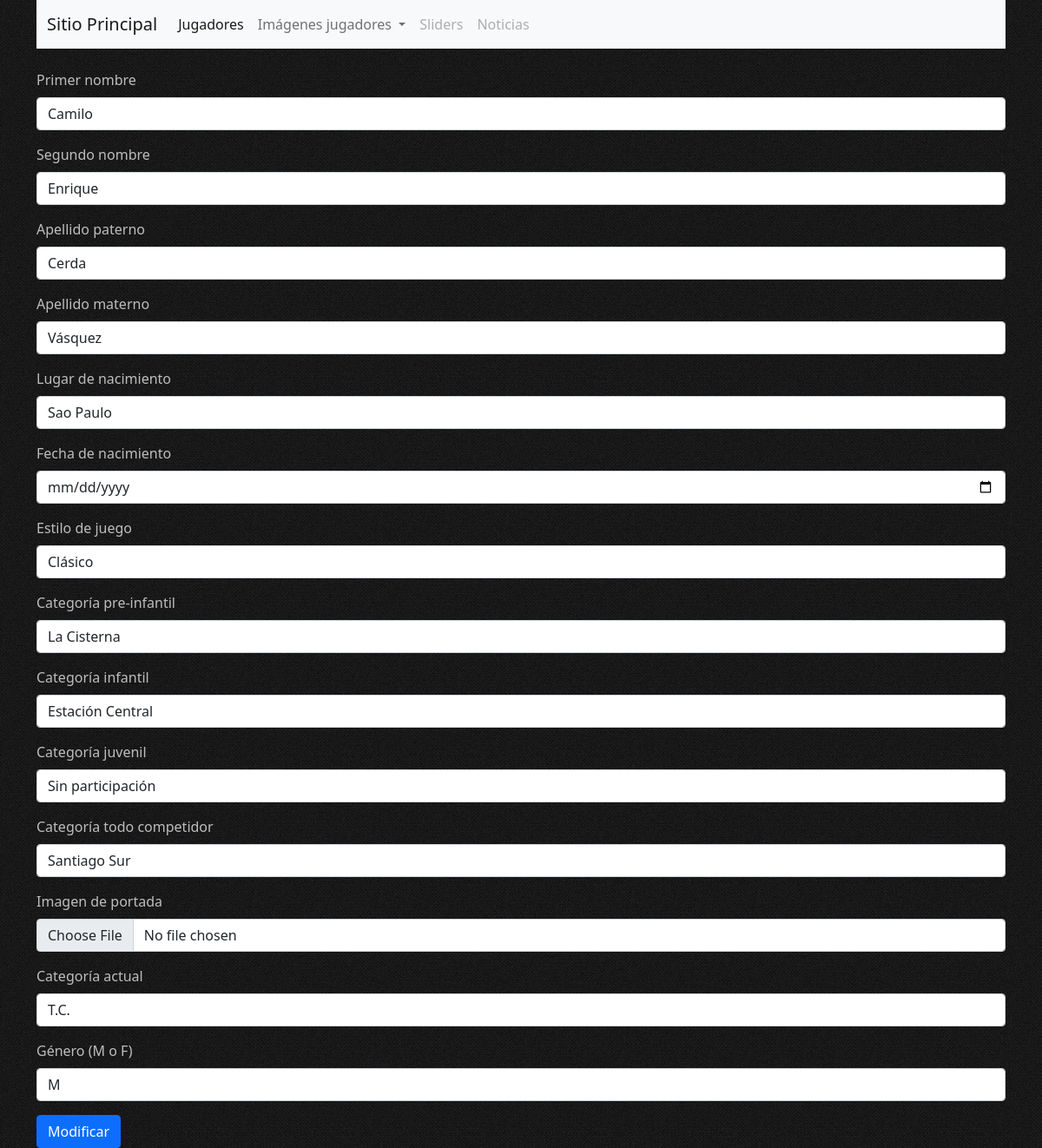
Screenshot of /administradorModif/1/ (signed in) with the database file from the repository.
### appCore/models.py (models this page shows, shortened)
class Jugador(models.Model):
    idJugador = models.AutoField(primary_key=True)
    pnombre= models.CharField(max_length=50, verbose_name='Primer nombre')
    snombre= models.CharField(blank=True, null=True, max_length=50, verbose_name='Segundo nombre')
    apaterno= models.CharField(max_length=50, verbose_name='Apellido paterno')
    amaterno= models.CharField(blank=True, null=True, max_length=50, verbose_name='Apellido materno')
    nacimiento= models.CharField(max_length=50, verbose_name='Lugar de nacimiento')
    fechaNacimiento = models.DateField(blank=True, null=True, verbose_name='Fecha de nacimiento')
    estilo = models.CharField(max_length=50, verbose_name='Estilo de juego')
    preInf = models.CharField(max_length=50, verbose_name='Preinfantil')
    inf = models.CharField(max_length=50, verbose_name='Infantil')
    juvenil = models.CharField(max_length=50, verbose_name='Juvenil')
    tc = models.CharField(max_length=50, verbose_name='Todo competidor')
    categoria = models.CharField(max_length=80, verbose_name='Categoria actual', blank=True, null=True)
    imagenPortada = models.ImageField(upload_to = 'home')
    genero = models.CharField(max_length=10, verbose_name='Genero')
    class Meta:
        verbose_name = 'jugador'
        verbose_name_plural = 'jugadores'

### appAdmin/views.py (the view, shortened to what this page needs)
# urls.py: path('administradorModif/<pk>/', administradorModif, name='administradorModif'),
@login_required
def administradorModif(request, pk):
    jugador = Jugador.objects.get(idJugador = pk)
    fecha_nacimiento = jugador.fechaNacimiento
    datos = {
        'form':JugadorForm(instance = jugador),
        'jugador':jugador,
        'mensaje':""
        }
    return render(request, 'appAdmin/administradorModif.html', datos)

### appCore/forms.py
class JugadorForm(ModelForm):
    class Meta:
        model = Jugador
        fields = ['idJugador', 'pnombre', 'snombre', 'apaterno', 'amaterno', 'nacimiento',
                  'fechaNacimiento', 'estilo', 'preInf', 'inf', 'juvenil', 'tc', 'categoria', 'imagenPortada', 'genero']

### appAdmin/templates/appAdmin/administradorModif.html (shortened to what this page needs)
{% extends 'appAdmin/baseAdmin.html' %}
{% load static %}
{% block main %}
<main class="container cajaInputsJugadores mt-4">
    <form enctype="multipart/form-data" method="POST">
        <div class="mb-3">
            <label for="pnombre" class="form-label colorPrimario">Primer nombre</label>
            <input type="text" class="form-control" id="pnombre" value="{{jugador.pnombre}}" name="pnombre" aria-describedby="emailHelp">
        </div>
        <div class="mb-3">
            <label for="snombre" class="form-label colorPrimario">Segundo nombre</label>
            <input type="text" class="form-control" id="snombre" value="{{jugador.snombre}}" name="snombre">
        </div>
        <div class="mb-3">
            <label for="apaterno" class="form-label colorPrimario">Apellido paterno</label>
            <input type="text" class="form-control" id="apaterno" value="{{jugador.apaterno}}" name="apaterno">
        </div>
        <div class="mb-3">
            <label for="amaterno" class="form-label colorPrimario">Apellido materno</label>
            <input type="text" class="form-control" id="amaterno" value="{{jugador.amaterno}}" name="amaterno">
        </div>
        <div class="mb-3">
            <label for="nacimiento" class="form-label colorPrimario">Lugar de nacimiento</label>
            <input type="text" class="form-control" id="nacimiento" value="{{jugador.nacimiento}}" name="nacimiento">
        </div>
        <div class="mb-3">
            <label for="fechaNacimiento" class="form-label colorPrimario">Fecha de nacimiento</label>
            <input type="date" class="form-control" id="fechaNacimiento" value="{{jugador.fechaNacimiento}}" name="fechaNacimiento">
        </div>
        <div class="mb-3">
            <label for="estilo" class="form-label colorPrimario">Estilo de juego</label>
            <input type="text" class="form-control" id="estilo" value="{{jugador.estilo}}" name="estilo">
        </div>
        <div class="mb-3">
            <label for="preInf" class="form-label colorPrimario">Categoría pre-infantil</label>
            <input type="text" class="form-control" id="preInf" value="{{jugador.preInf}}" name="preInf">
        </div>
        <div class="mb-3">
            <label for="inf" class="form-label colorPrimario">Categoría infantil</label>
            <input type="text" class="form-control" id="inf" value="{{jugador.inf}}" name="inf">
        </div>
        <div class="mb-3">
            <label for="juvenil" class="form-label colorPrimario">Categoría juvenil</label>
            <input type="text" class="form-control" id="juvenil" value="{{jugador.juvenil}}" name="juvenil">
        </div>
        <div class="mb-3">
            <label for="tc" class="form-label colorPrimario">Categoría todo competidor</label>
            <input type="text" class="form-control" id="tc" value="{{jugador.tc}}" name="tc">
        </div>
        <div class="mb-3">
            <label for="imagenPortada" class="form-label colorPrimario">Imagen de portada</label>
            <input type="file" class="form-control" id="imagenPortada" name="imagenPortada">
        </div>
        <div class="mb-3">
            <label for="categoria" class="form-label colorPrimario">Categoría actual</label>
            <input type="text" class="form-control" id="categoria" value="{{jugador.categoria}}" name="categoria">
        </div>
        <div class="mb-3">
            <label for="genero" class="form-label colorPrimario">Género (M o F)</label>
            <input type="text" class="form-control" id="genero" value="{{jugador.genero}}" name="genero">
        </div>
        <button type="submit" class="btn btn-primary">Modificar</button>
    </form>
</main>
{% endblock %}

### appAdmin/static/appAdmin/sass/estilosAdmin.css (style rules this page uses)
body { background: url(../img/fondos/black_denim.png); }
main { width: 100%; }
main .colorPrimario { color: #bebebe; }

### rows the page displays
Jugador: pnombre "Camilo", snombre "Enrique", apaterno "Cerda", amaterno "Vásquez", nacimiento "Sao Paulo", estilo "Clásico", preInf "La Cisterna", inf "Estación Central", juvenil "Sin participación", tc "Santiago Sur", categoria "T.C.", genero "M"
